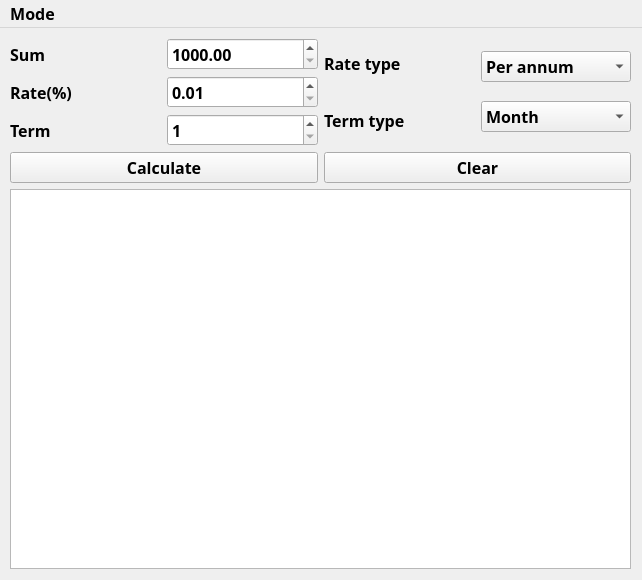
<?xml version="1.0" encoding="UTF-8"?>
<ui version="4.0">
 <class>deposit</class>
 <widget class="QMainWindow" name="deposit">
  <property name="geometry">
   <rect>
    <x>0</x>
    <y>0</y>
    <width>642</width>
    <height>580</height>
   </rect>
  </property>
  <property name="minimumSize">
   <size>
    <width>642</width>
    <height>580</height>
   </size>
  </property>
  <property name="maximumSize">
   <size>
    <width>642</width>
    <height>580</height>
   </size>
  </property>
  <property name="font">
   <font>
    <family>Fira Code</family>
    <pointsize>12</pointsize>
    <bold>true</bold>
   </font>
  </property>
  <property name="windowTitle">
   <string>Deposit calculator</string>
  </property>
  <widget class="QWidget" name="centralwidget">
   <widget class="QWidget" name="verticalLayoutWidget_5">
    <property name="geometry">
     <rect>
      <x>10</x>
      <y>10</y>
      <width>621</width>
      <height>531</height>
     </rect>
    </property>
    <layout class="QVBoxLayout" name="verticalLayout_5">
     <item>
      <layout class="QHBoxLayout" name="horizontalLayout">
       <item>
        <layout class="QHBoxLayout" name="horizontalLayout_6">
         <item>
          <layout class="QVBoxLayout" name="verticalLayout">
           <item>
            <widget class="QLabel" name="sum_label">
             <property name="text">
              <string>Sum</string>
             </property>
            </widget>
           </item>
           <item>
            <widget class="QLabel" name="rate_label">
             <property name="text">
              <string>Rate(%)</string>
             </property>
            </widget>
           </item>
           <item>
            <widget class="QLabel" name="term_label">
             <property name="text">
              <string>Term</string>
             </property>
            </widget>
           </item>
          </layout>
         </item>
         <item>
          <layout class="QVBoxLayout" name="verticalLayout_2">
           <item>
            <widget class="QDoubleSpinBox" name="sum_input">
             <property name="decimals">
              <number>2</number>
             </property>
             <property name="minimum">
              <double>1000.000000000000000</double>
             </property>
             <property name="maximum">
              <double>100000000.000000000000000</double>
             </property>
             <property name="singleStep">
              <double>100.000000000000000</double>
             </property>
             <property name="stepType">
              <enum>QAbstractSpinBox::AdaptiveDecimalStepType</enum>
             </property>
            </widget>
           </item>
           <item>
            <widget class="QDoubleSpinBox" name="rate_input">
             <property name="decimals">
              <number>2</number>
             </property>
             <property name="minimum">
              <double>0.010000000000000</double>
             </property>
             <property name="maximum">
              <double>10000000.000000000000000</double>
             </property>
             <property name="singleStep">
              <double>100.000000000000000</double>
             </property>
             <property name="stepType">
              <enum>QAbstractSpinBox::AdaptiveDecimalStepType</enum>
             </property>
            </widget>
           </item>
           <item>
            <widget class="QSpinBox" name="term_input">
             <property name="minimum">
              <number>1</number>
             </property>
            </widget>
           </item>
          </layout>
         </item>
        </layout>
       </item>
       <item>
        <layout class="QHBoxLayout" name="horizontalLayout_2">
         <item>
          <layout class="QVBoxLayout" name="verticalLayout_3">
           <item>
            <widget class="QLabel" name="rate_type_label">
             <property name="text">
              <string>Rate type</string>
             </property>
            </widget>
           </item>
           <item>
            <widget class="QLabel" name="term_type_label">
             <property name="text">
              <string>Term type</string>
             </property>
            </widget>
           </item>
          </layout>
         </item>
         <item>
          <layout class="QVBoxLayout" name="verticalLayout_4">
           <item>
            <widget class="QComboBox" name="rate_type_input">
             <item>
              <property name="text">
               <string>Per annum</string>
              </property>
             </item>
             <item>
              <property name="text">
               <string>Monthly</string>
              </property>
             </item>
            </widget>
           </item>
           <item>
            <widget class="QComboBox" name="term_type_input">
             <item>
              <property name="text">
               <string>Month</string>
              </property>
             </item>
             <item>
              <property name="text">
               <string>Years</string>
              </property>
             </item>
            </widget>
           </item>
          </layout>
         </item>
        </layout>
       </item>
      </layout>
     </item>
     <item>
      <layout class="QHBoxLayout" name="horizontalLayout_3">
       <item>
        <widget class="QPushButton" name="calculate">
         <property name="text">
          <string>Calculate</string>
         </property>
        </widget>
       </item>
       <item>
        <widget class="QPushButton" name="clear">
         <property name="text">
          <string>Clear</string>
         </property>
        </widget>
       </item>
      </layout>
     </item>
     <item>
      <widget class="QTableWidget" name="output_table"/>
     </item>
    </layout>
   </widget>
  </widget>
  <widget class="QMenuBar" name="menuBar">
   <property name="geometry">
    <rect>
     <x>0</x>
     <y>0</y>
     <width>642</width>
     <height>24</height>
    </rect>
   </property>
   <widget class="QMenu" name="menuMode">
    <property name="title">
     <string>Mode</string>
    </property>
    <addaction name="actionCalc"/>
    <addaction name="actionCredit"/>
   </widget>
   <addaction name="menuMode"/>
  </widget>
  <action name="actionCalc">
   <property name="checkable">
    <bool>false</bool>
   </property>
   <property name="text">
    <string>Calc</string>
   </property>
  </action>
  <action name="actionCredit">
   <property name="checkable">
    <bool>false</bool>
   </property>
   <property name="text">
    <string>Credit</string>
   </property>
  </action>
 </widget>
 <resources/>
 <connections/>
</ui>
